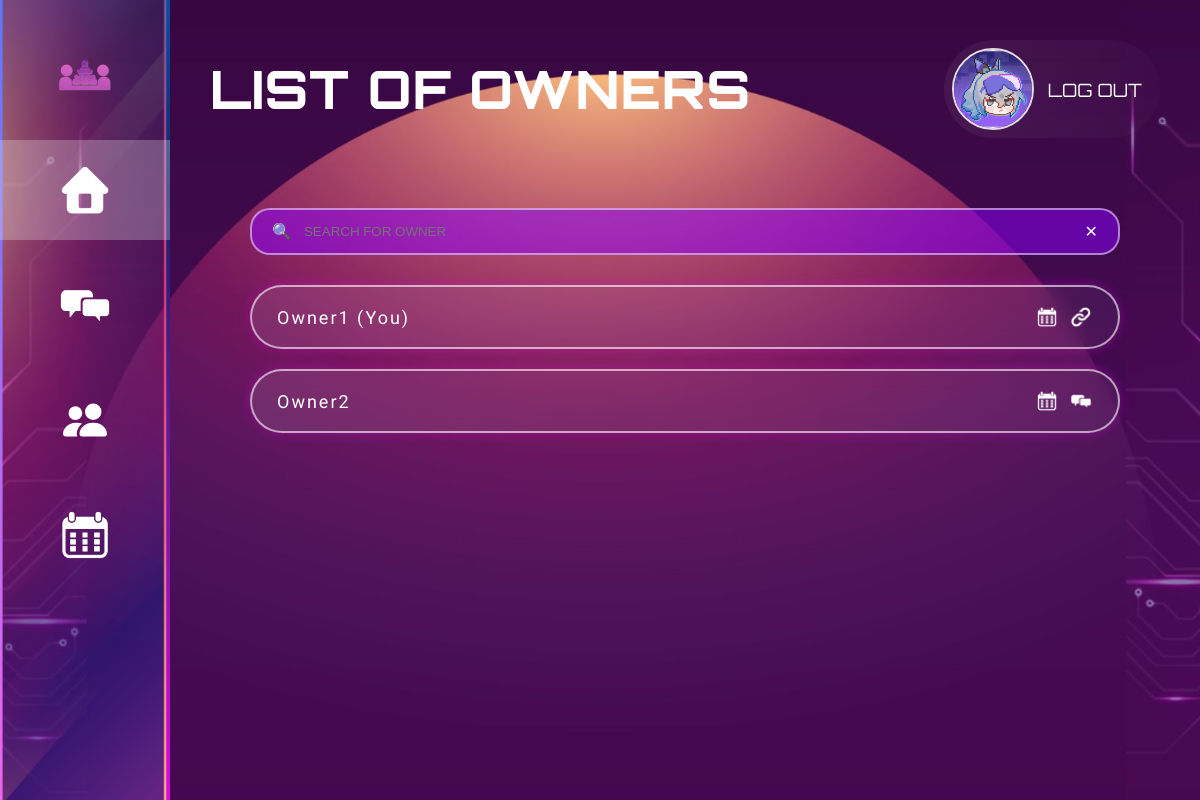
The app's page /slots_owner.php (signed in) with its own data.
### tables this page shows
CREATE TABLE users ( 
    user_id INT AUTO_INCREMENT PRIMARY KEY,
    email VARCHAR(50) NOT NULL UNIQUE,
    password VARCHAR(255) NOT NULL,
    role ENUM('student', 'owner') NOT NULL
);

### slots_owner.php (the view, shortened to what this page needs)
<?php
require_once __DIR__ . '/connect_db.php';
$user_id = $_SESSION['user_id'] ?? null;
$role = null;
$user_email = null;
if ($user_id !== null) {
    $user_query = "SELECT role, email FROM users WHERE user_id = ?";
    $stmt = $conn->prepare($user_query);
    $stmt->bind_param("i", $user_id);
    $stmt->execute();
    $user_result = $stmt->get_result();
    $user = $user_result->fetch_assoc();
    $role = $user['role'];
    $user_email = $user['email'];
}
$query = "
    SELECT DISTINCT u.user_id, u.email
    FROM booking_slots bs
    JOIN users u ON bs.owner_id = u.user_id
    WHERE u.role = 'owner'
";
$result = $conn->query($query);
?>
<!DOCTYPE html>
<html>
<head>
    <link rel="stylesheet" href="css/style.css">
    <link rel="stylesheet" href="css/group_meetings_style.css">
    <link rel="stylesheet" href="css/slots_owner_style.css">
    <link rel="stylesheet" href="https://stackpath.bootstrapcdn.com/font-awesome/4.7.0/css/font-awesome.min.css">
</head>
<body>
<div class="owner-page">
    <aside class="sidebar">
        <a href="appointments.php">
            <button class="sidebar-btn logo" title="Appointments">
                <img src="assets/logo.png" alt="Appointments" />
            </button>
        </a>
        <a href="slots_owner.php">
            <button class="sidebar-btn active" title="Home">
                <img src="assets/home_icon.png" alt="Home" />
            </button>
        </a>
        <a href="notifications.php">
            <button class="sidebar-btn" title="Notifications">
                <img src="assets/chat_icon.png" alt="notifications" />
            </button>
        </a>
        <a href="group_meetings.php">
            <button class="sidebar-btn" title="Group Meetings">
            </button>
        </a>
        <?php if (($role ?? null) === 'owner'): ?>
            <a href="slots.php">
                <button class="sidebar-btn" title="Slots">
                    <img src="assets/calendar_icon.png" alt="Slots" />
                </button>
            </a>
        <?php endif; ?>
    </aside>
    <div class="owner-main">
        <header class="owner-header">
            <h1>LIST OF OWNERS</h1>
            <?php if (!empty($user_id)): ?>
                <form class="logout-form" action="logout.php" method="post">
                    <button class="logout-btn" type="submit">
                        <img src="assets/profile.png" class="profile-icon" />
                        <span>LOG OUT</span>
                    </button>
                </form>
            <?php endif; ?>
        </header>
        <div class="content">
        <div class="owner-list">
            <div class="search-bar">
                <span class="search-icon">🔍</span>
                <input type="text" id="searchInput" placeholder="SEARCH FOR OWNER">
                <span class="clear" id="clearBtn">✕</span>
            </div>
             <?php while ($row = $result->fetch_assoc()): ?>
                <?php
                $email = $row['email'];
                $namePart = explode('@', $email)[0];
                $displayName = ucwords(str_replace('.', ' ', $namePart));
                ?>
                <div class="owner-row"
                    data-owner-id="<?php echo $row['user_id']; ?>"
                    data-owner-name="<?php echo htmlspecialchars($displayName); ?>">
                    <span class="owner-name">
                        <?php echo htmlspecialchars($displayName); ?>
                        <span style="font-family: var(--font-body)">
                            <?php if ($email === $user_email): ?> (You)<?php endif; ?>
                        </span>
                    </span>
                    <div class="owner-actions">
                        <button class="calendar-btn">
                            <img src="assets/calendar_icon.png"
                                class="calendar-owner-btn"
                                alt="View slots" />
                        </button>
                        <?php if ($email === $user_email): ?>
                            <button class="copy-link-btn" data-owner="<?php echo $row['user_id']; ?>">
                                <img src="assets/link_icon.png"
                                class = "link-owner-btn"
                                alt = "copy link"/>
                            </button>
                        <?php else: ?>
                            <button class="chat-btn">
                                <img src="assets/chat_icon.png"
                                    class="request-owner-btn"
                                    alt="Request meeting"/>
                            </button>
                        <?php endif; ?>
                    </div>
                </div>
            <?php endwhile; ?>
        </div>
        </div>
    </div>
</div>
</body>
</html>

### css/style.css (style rules this page uses)
* { box-sizing: border-box; margin: 0; }
:root { --font-heading: 'Orbitron', sans-serif; --font-body: 'Rajdhani', sans-serif; --text-main: #ffffff; --border-soft: rgba(255, 255, 255, 0.85); --row-grad: linear-gradient(90deg, rgba(91, 18, 112, 0.95) 0%, rgba(180, 86, 122, 0.88) 60%, rgba(121, 22, 99, 0.2) 100%); }
html, body { width: 100%; min-height: 100%; }
body { font-family: var(--font-body); color: var(--text-main); background: url("../assets/307_Project.jpg") center center / cover no-repeat; }
.sidebar { width: 170px; min-width: 170px; height: 100vh; float: left; position: relative; display: flex; flex-direction: column; align-items: center; gap: 15px; padding-top: 25px; background: url("../assets/sidebar.png") left top / cover no-repeat; }
.sidebar>* { position: relative; z-index: 1; }
.sidebar-btn { width: 170px; height: 100px; border: none; background: transparent; cursor: pointer; display: flex; align-items: center; justify-content: center; padding: 0px; }
.sidebar-btn img { max-width: 60px; max-height: 60px; }
.sidebar-btn svg { color: var(--text-main); width: 44px; height: 44px; }
.sidebar-btn.active { background: rgba(255, 255, 255, 0.25); }
.logout-btn { display: flex; align-items: center; gap: 14px; padding: 8px 18px 8px 8px; border-radius: 999px; font-size: 1.15rem; border: none; background: linear-gradient(90deg, rgba(255,255,255,0.10), rgba(255,255,255,0.05)); color: var(--text-main); cursor: pointer; transition: 0.3s; }
.profile-icon { width: 82px; height: 82px; object-fit: cover; border-radius: 50%; flex-shrink: 0; border: 2px solid rgba(255, 255, 255, 0.85); }

### css/group_meetings_style.css (style rules this page uses)
h1, section, button { font-family: var(--font-heading); }
.logout-btn { display: flex; align-items: center; gap: 14px; padding: 8px 18px 8px 8px; border-radius: 999px; font-size: 1.15rem; border: none; background: linear-gradient(90deg, rgba(255,255,255,0.06), rgba(255,255,255,0.02)); color: var(--text-main); cursor: pointer; transition: 0.3s; }
.profile-icon { width: 82px; height: 82px; object-fit: cover; border-radius: 50%; flex-shrink: 0; border: 2px solid rgba(255, 255, 255, 0.85); }
.content { display: flex; gap: 30px; }

### css/slots_owner_style.css (style rules this page uses)
.owner-page { display: flex; min-height: 100vh; }
.owner-main { flex: 1; padding: 40px; position: relative; }
.owner-header { display: flex; justify-content: space-between; align-items: center; flex-wrap: wrap; }
.owner-header h1 { font-family: var(--font-heading); font-size: 3.3rem; font-weight: 800; letter-spacing: 1px; color: white; }
.logout-btn { display: flex; align-items: center; gap: 14px; padding: 8px 18px 8px 8px; border-radius: 999px; font-size: 1.15rem; font-family: var(--font-heading); border: none; background: linear-gradient(90deg, rgba(255,255,255,0.06), rgba(255,255,255,0.02)); color: white; cursor: pointer; transition: 0.3s; }
.profile-icon { width: 82px; height: 82px; object-fit: cover; border-radius: 50%; flex-shrink: 0; border: 2px solid rgba(255, 255, 255, 0.85); }
.content { display: flex; gap: 30px; margin-top: 30px; }
.owner-list { flex: 2; padding: 40px; max-height: 500px; overflow-y: auto; }
.owner-row { display: flex; justify-content: space-between; align-items: center; padding: 18px 25px; margin-bottom: 20px; border-radius: 40px; border: 2px solid rgba(255,255,255,0.6); background: linear-gradient(90deg, rgba(255,255,255,0.1), rgba(255,255,255,0.05)); backdrop-filter: blur(10px); box-shadow: 0 0 12px rgba(255, 0, 255, 0.3); }
.owner-name { font-size: 18px; letter-spacing: 2px; }
.owner-actions { display: flex; align-items: center; gap: 10px; }
.owner-actions img { width: 24px; height: 24px; object-fit: contain; transition: transform 0.18s ease, filter 0.18s ease, opacity 0.18s ease; }
.calendar-btn, .chat-btn, .copy-link-btn { background: transparent; border: none; padding: 0; cursor: pointer; display: flex; align-items: center; justify-content: center; }
.calendar-btn img, .chat-btn img { width: 24px; display: block; }
.search-bar { display: flex; align-items: center; margin-bottom: 30px; padding: 12px 20px; border-radius: 20px; border: 2px solid rgba(255,255,255,0.5); background: rgba(140, 0, 255, 0.5); }
.search-bar input { flex: 1; border: none; outline: none; background: transparent; color: white; margin: 0 10px; }
.search-icon, .clear { cursor: pointer; }

### records on screen
users: email "Owner1", shows "(You)"
users: email "Owner2"
